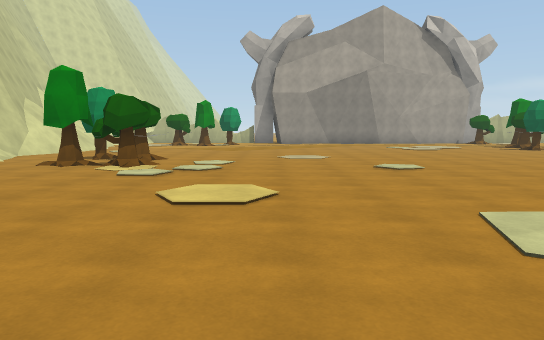
View 1 (above)

24 first-person views from a walk through a Unity game level. The camera is 1.5 m above the floor, tilts 6° down and sees 70° across. The floor is counted in squares, 2 m on a side. Each view is taken from the middle of a square. On the plan, view 1 faces up. The plan holds only what a view shows up to about 12 squares ahead; the rest is blank. The place goes on beyond the plan. The player character is not drawn. Some surface patterns are stand-ins.

View 2
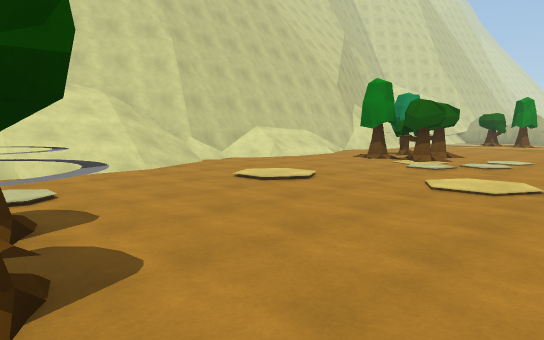

View 3
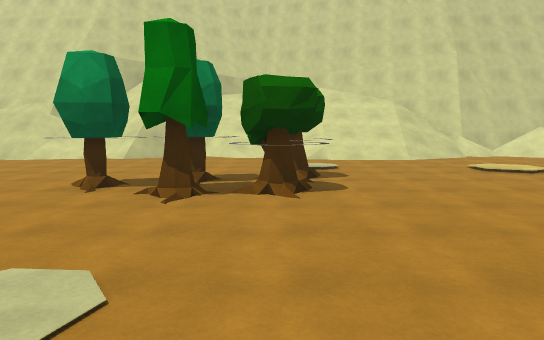

View 4
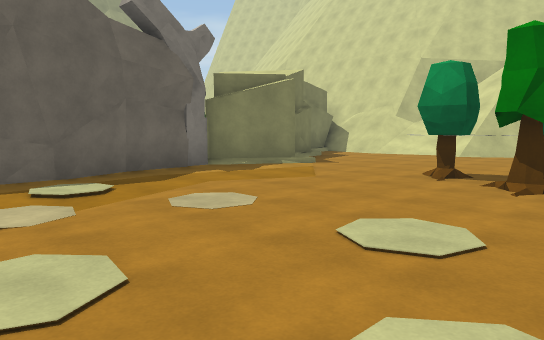

View 5
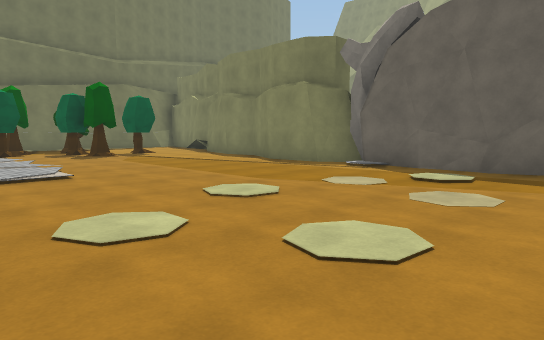

View 6
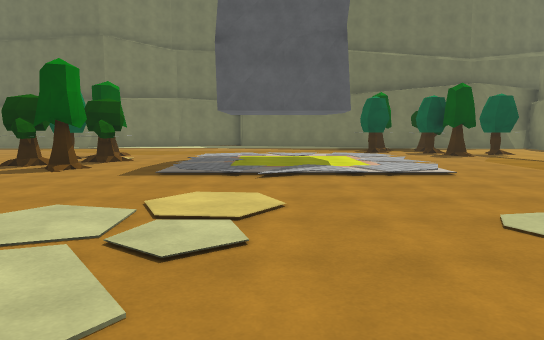

View 7
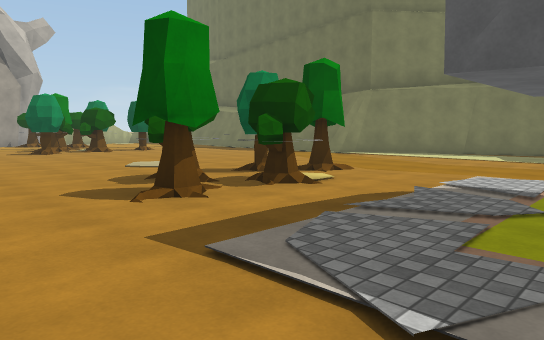

View 8
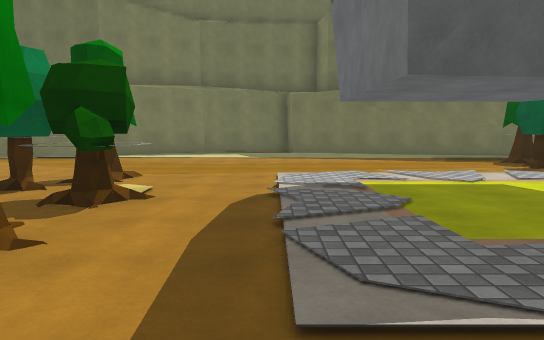

View 9
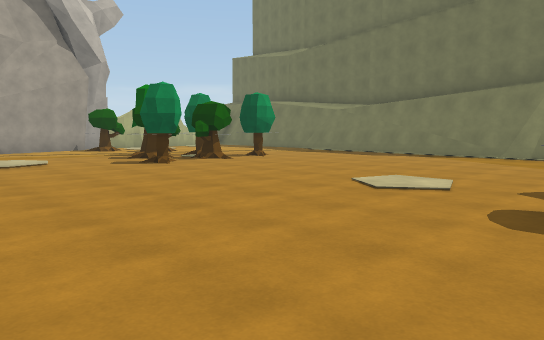

View 10
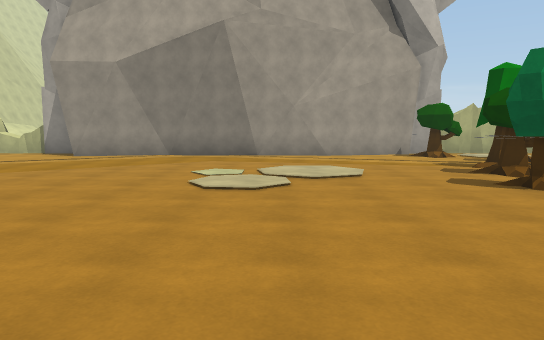

View 11
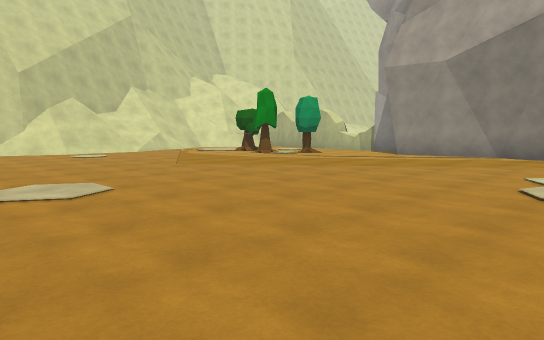

View 12
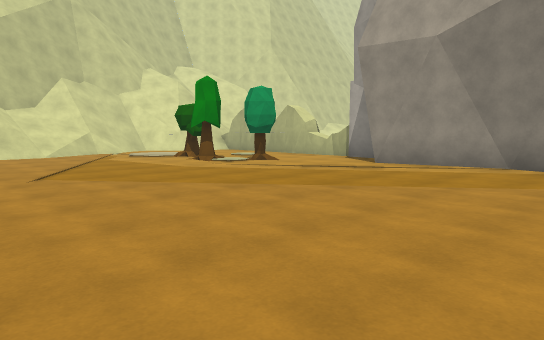

View 13
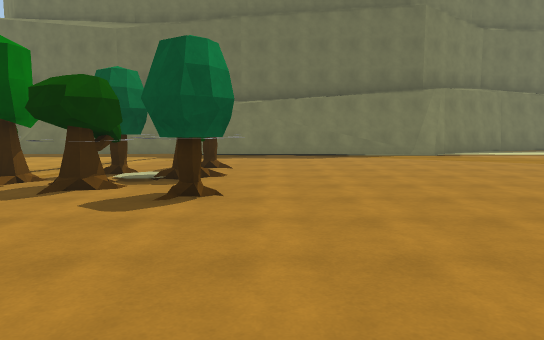

View 14
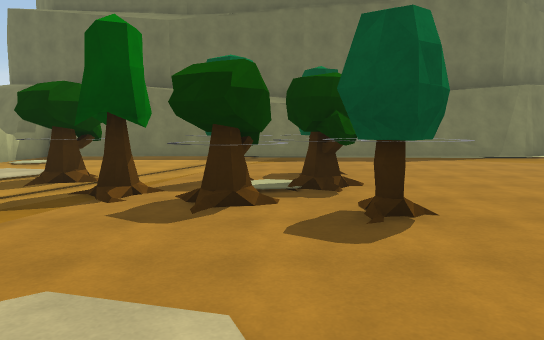

View 15
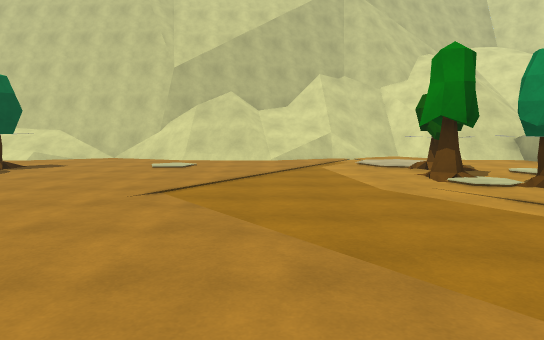

View 16
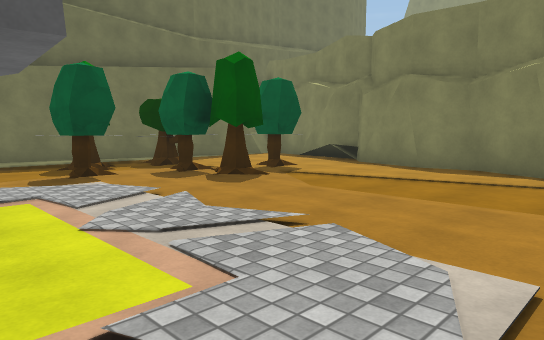

View 17
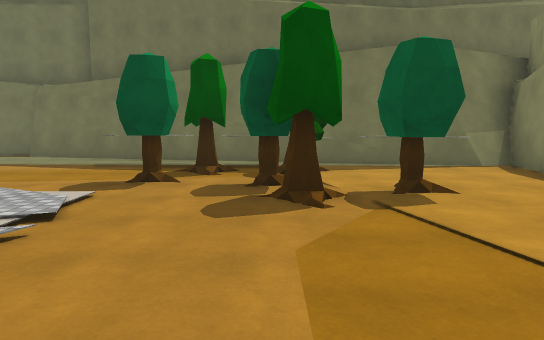

View 18
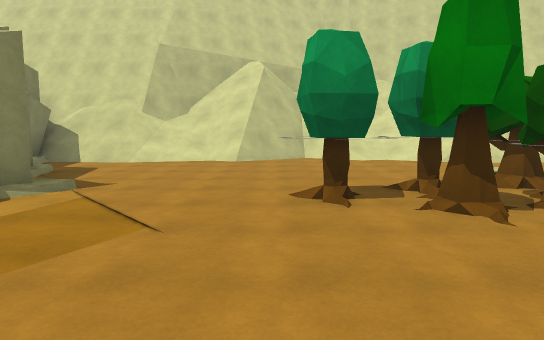

View 19
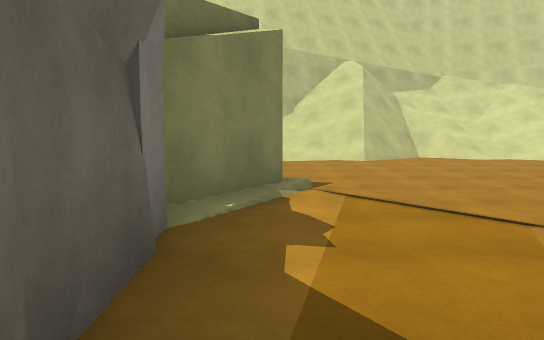

View 20
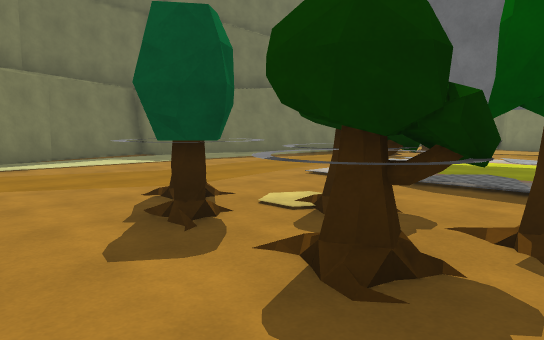

View 21
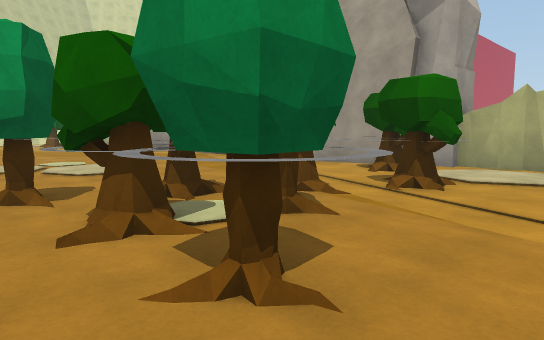

View 22
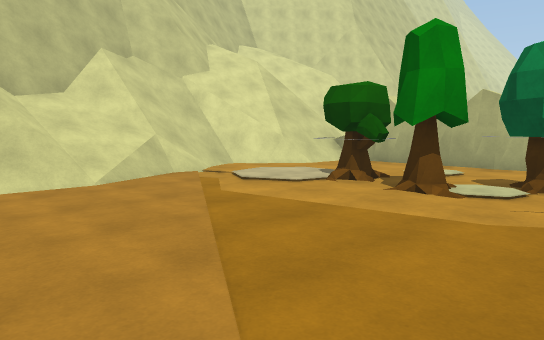

View 23
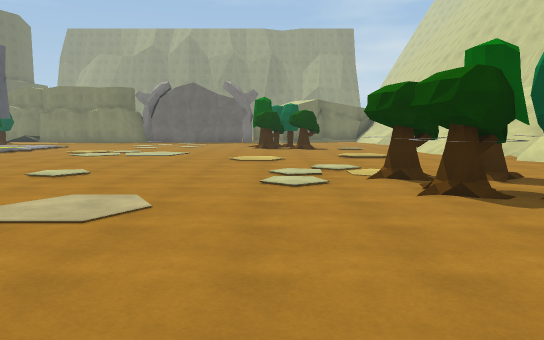

View 24
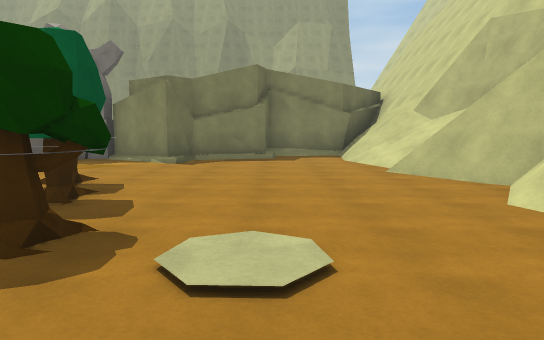

### Floor plan
Key: @ floor where view 1 was taken; # wall or solid block; . main floor; : floor 0.25 m higher than the main floor; + floor 3.75 m higher than the main floor; / step, stairs or slope; = window, fence, low wall or low ledge; v drop or lower ground; O other object.
Columns run from 9 left of view 1 to 20 right of it. Each row starts with its distance up from view 1.
 20  //.......##.#####.OO.....#
 19 #=/..=.O...........=O.....#
 18 //..=OO=............=O....#
 17 ///................. .....#
 16  /=................==O....#
 15  //................OO=O...#
 14  //...............O=OOO...#
 13   /...............=.......#
 12  ./.......................##
 11  #/.......................##
 10  #/.=OO...................##
  9  ./..OO...................##
  8  ./..OO...................##
  7  ./.................=.....##
  6  #/...............OOOO.....##
  5  #/..............OOO.=.....v##
  4  #/.........................v#
  3  ///............./////......v#
  2 .///............. .: :.....#+#
  1 ////................. .....##
  0 ////..OO.@....... ...:.....##
 -1 ///...OOO......./:... ....###
 -2 ///....OOO......./////OO..###
 -3 ///.....O.............OOO.###
 -4 ###.....O............OO O.###
 -5 .///.................OOOO###
 -6  ///.................OO..###
 -7  ///...##.......##.......# #
 -8   //./#################..# #
 -9   ///##               ####
-10   ####

Where each view was taken, in squares from view 1:
view 1: 0 up, 0 right, facing up
view 2: 1 down, 1 right, facing up-left
view 3: 1 down, 4 right, facing left
view 4: 1 down, 5 right, facing down-left
view 5: 0 up, 1 right, facing down-right
view 6: 1 up, 1 right, facing right
view 7: 1 up, 6 right, facing up-right
view 8: 3 up, 6 right, facing right
view 9: 6 up, 5 right, facing up-right
view 10: 9 up, 6 right, facing up
view 11: 9 up, 6 right, facing up-left
view 12: 12 up, 5 right, facing up-left
view 13: 13 up, 5 right, facing right
view 14: 15 up, 6 right, facing right
view 15: 15 up, 3 right, facing left
view 16: 0 up, 7 right, facing down-right
view 17: 4 down, 8 right, facing right
view 18: 4 down, 3 right, facing left
view 19: 7 down, 3 right, facing left
view 20: 8 up, 8 right, facing down-right
view 21: 13 up, 14 right, facing up-left
view 22: 13 up, 1 left, facing up-left
view 23: 14 up, 1 left, facing down
view 24: 2 up, 4 left, facing down
